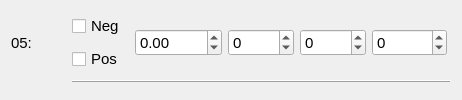
       <widget class="QWidget" name="contact05Wig" native="true">
        <layout class="QGridLayout" name="gridLayout_22">
         <item row="0" column="0" rowspan="2">
          <widget class="QLabel" name="contact05Text">
           <property name="sizePolicy">
            <sizepolicy hsizetype="Fixed" vsizetype="Preferred">
             <horstretch>0</horstretch>
             <verstretch>0</verstretch>
            </sizepolicy>
           </property>
           <property name="minimumSize">
            <size>
             <width>55</width>
             <height>0</height>
            </size>
           </property>
           <property name="font">
            <font>
             <family>Arial</family>
             <pointsize>11</pointsize>
            </font>
           </property>
           <property name="text">
            <string>05:</string>
           </property>
           <property name="alignment">
            <set>Qt::AlignLeading|Qt::AlignLeft|Qt::AlignVCenter</set>
           </property>
           <property name="margin">
            <number>0</number>
           </property>
           <property name="indent">
            <number>0</number>
           </property>
          </widget>
         </item>
         <item row="0" column="3" rowspan="2">
          <widget class="QWidget" name="widget_5" native="true">
           <layout class="QGridLayout" name="gridLayout_12">
            <property name="leftMargin">
             <number>4</number>
            </property>
            <property name="rightMargin">
             <number>4</number>
            </property>
            <item row="0" column="0">
             <widget class="QDoubleSpinBox" name="contact05Amp">
              <property name="sizePolicy">
               <sizepolicy hsizetype="Fixed" vsizetype="Fixed">
                <horstretch>0</horstretch>
                <verstretch>0</verstretch>
               </sizepolicy>
              </property>
              <property name="minimumSize">
               <size>
                <width>50</width>
                <height>0</height>
               </size>
              </property>
              <property name="font">
               <font>
                <family>Arial</family>
                <pointsize>11</pointsize>
               </font>
              </property>
              <property name="focusPolicy">
               <enum>Qt::StrongFocus</enum>
              </property>
              <property name="styleSheet">
               <string notr="true"/>
              </property>
              <property name="showGroupSeparator" stdset="0">
               <bool>false</bool>
              </property>
              <property name="minimum">
               <double>-1000.000000000000000</double>
              </property>
              <property name="maximum">
               <double>1000.000000000000000</double>
              </property>
             </widget>
            </item>
            <item row="0" column="1">
             <widget class="QDoubleSpinBox" name="contact05Freq">
              <property name="sizePolicy">
               <sizepolicy hsizetype="Fixed" vsizetype="Fixed">
                <horstretch>0</horstretch>
                <verstretch>0</verstretch>
               </sizepolicy>
              </property>
              <property name="minimumSize">
               <size>
                <width>50</width>
                <height>0</height>
               </size>
              </property>
              <property name="font">
               <font>
                <family>Arial</family>
                <pointsize>11</pointsize>
               </font>
              </property>
              <property name="focusPolicy">
               <enum>Qt::StrongFocus</enum>
              </property>
              <property name="styleSheet">
               <string notr="true"/>
              </property>
              <property name="showGroupSeparator" stdset="0">
               <bool>false</bool>
              </property>
              <property name="decimals">
               <number>0</number>
              </property>
              <property name="minimum">
               <double>-1000.000000000000000</double>
              </property>
              <property name="maximum">
               <double>1000.000000000000000</double>
              </property>
             </widget>
            </item>
            <item row="0" column="2">
             <widget class="QDoubleSpinBox" name="contact05PW">
              <property name="sizePolicy">
               <sizepolicy hsizetype="Fixed" vsizetype="Fixed">
                <horstretch>0</horstretch>
                <verstretch>0</verstretch>
               </sizepolicy>
              </property>
              <property name="minimumSize">
               <size>
                <width>50</width>
                <height>0</height>
               </size>
              </property>
              <property name="font">
               <font>
                <family>Arial</family>
                <pointsize>11</pointsize>
               </font>
              </property>
              <property name="focusPolicy">
               <enum>Qt::StrongFocus</enum>
              </property>
              <property name="styleSheet">
               <string notr="true"/>
              </property>
              <property name="decimals">
               <number>0</number>
              </property>
              <property name="minimum">
               <double>-1000.000000000000000</double>
              </property>
              <property name="maximum">
               <double>1000.000000000000000</double>
              </property>
             </widget>
            </item>
            <item row="0" column="3">
             <widget class="QDoubleSpinBox" name="contact05Imp">
              <property name="sizePolicy">
               <sizepolicy hsizetype="Fixed" vsizetype="Fixed">
                <horstretch>0</horstretch>
                <verstretch>0</verstretch>
               </sizepolicy>
              </property>
              <property name="minimumSize">
               <size>
                <width>60</width>
                <height>0</height>
               </size>
              </property>
              <property name="font">
               <font>
                <family>Arial</family>
                <pointsize>11</pointsize>
               </font>
              </property>
              <property name="focusPolicy">
               <enum>Qt::StrongFocus</enum>
              </property>
              <property name="decimals">
               <number>0</number>
              </property>
              <property name="minimum">
               <double>-10000.000000000000000</double>
              </property>
              <property name="maximum">
               <double>10000.000000000000000</double>
              </property>
             </widget>
            </item>
           </layout>
          </widget>
         </item>
         <item row="1" column="2">
          <widget class="QCheckBox" name="contact05Pos">
           <property name="sizePolicy">
            <sizepolicy hsizetype="Fixed" vsizetype="Fixed">
             <horstretch>0</horstretch>
             <verstretch>0</verstretch>
            </sizepolicy>
           </property>
           <property name="minimumSize">
            <size>
             <width>47</width>
             <height>0</height>
            </size>
           </property>
           <property name="font">
            <font>
             <family>Arial</family>
             <pointsize>11</pointsize>
            </font>
           </property>
           <property name="focusPolicy">
            <enum>Qt::NoFocus</enum>
           </property>
           <property name="text">
            <string>Pos</string>
           </property>
           <attribute name="buttonGroup">
            <string notr="true">polarity05</string>
           </attribute>
          </widget>
         </item>
         <item row="0" column="2">
          <widget class="QCheckBox" name="contact05Neg">
           <property name="sizePolicy">
            <sizepolicy hsizetype="Fixed" vsizetype="Fixed">
             <horstretch>0</horstretch>
             <verstretch>0</verstretch>
            </sizepolicy>
           </property>
           <property name="minimumSize">
            <size>
             <width>47</width>
             <height>0</height>
            </size>
           </property>
           <property name="font">
            <font>
             <family>Arial</family>
             <pointsize>11</pointsize>
            </font>
           </property>
           <property name="focusPolicy">
            <enum>Qt::NoFocus</enum>
           </property>
           <property name="text">
            <string>Neg</string>
           </property>
           <attribute name="buttonGroup">
            <string notr="true">polarity05</string>
           </attribute>
          </widget>
         </item>
         <item row="2" column="2" colspan="2">
          <widget class="Line" name="line_28">
           <property name="sizePolicy">
            <sizepolicy hsizetype="MinimumExpanding" vsizetype="Fixed">
             <horstretch>0</horstretch>
             <verstretch>0</verstretch>
            </sizepolicy>
           </property>
           <property name="minimumSize">
            <size>
             <width>225</width>
             <height>0</height>
            </size>
           </property>
           <property name="font">
            <font>
             <family>Arial</family>
             <pointsize>11</pointsize>
            </font>
           </property>
           <property name="styleSheet">
            <string notr="true">padding-top:9px;</string>
           </property>
           <property name="frameShadow">
            <enum>QFrame::Raised</enum>
           </property>
           <property name="lineWidth">
            <number>1</number>
           </property>
           <property name="orientation">
            <enum>Qt::Horizontal</enum>
           </property>
          </widget>
         </item>
        </layout>
       </widget>
